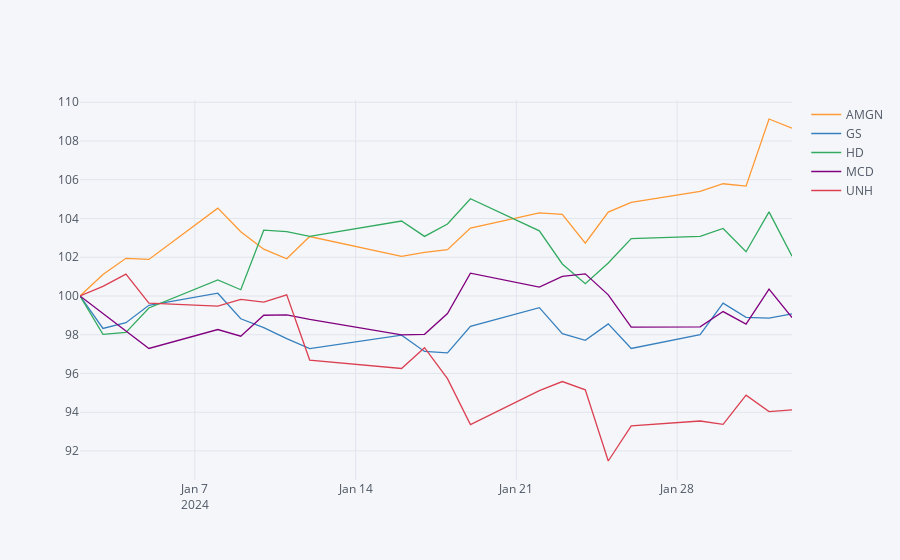

Source (notebook cell):
### Code cell
# Normalized plot
df4.normalize().iplot()

### Figure 1 — Plotly figure (JSON) as saved in the notebook; plotly's stock layout.template omitted (floating-point values rounded to 4 significant figures)
{"data": [{"line": {"color": "rgba(255, 153, 51, 1.0)", "dash": "solid", "shape": "linear", "width": 1.3}, "mode": "lines", "name": "AMGN", "text": "", "type": "scatter", "x": ["2024-01-02", "2024-01-03", "2024-01-04", "2024-01-05", "2024-01-08", "2024-01-09", "2024-01-10", "2024-01-11", "2024-01-12", "2024-01-16", "2024-01-17", "2024-01-18", "2024-01-19", "2024-01-22", "2024-01-23", "2024-01-24", "2024-01-25", "2024-01-26", "2024-01-29", "2024-01-30", "2024-01-31", "2024-02-01", "2024-02-02"], "y": [100, 101.1, 101.9, 101.9, 104.5, 103.3, 102.4, 101.9, 103.1, 102.0, 102.2, 102.4, 103.5, 104.3, 104.2, 102.7, 104.3, 104.8, 105.4, 105.8, 105.7, 109.1, 108.7]}, {"line": {"color": "rgba(55, 128, 191, 1.0)", "dash": "solid", "shape": "linear", "width": 1.3}, "mode": "lines", "name": "GS", "text": "", "type": "scatter", "x": ["2024-01-02", "2024-01-03", "2024-01-04", "2024-01-05", "2024-01-08", "2024-01-09", "2024-01-10", "2024-01-11", "2024-01-12", "2024-01-16", "2024-01-17", "2024-01-18", "2024-01-19", "2024-01-22", "2024-01-23", "2024-01-24", "2024-01-25", "2024-01-26", "2024-01-29", "2024-01-30", "2024-01-31", "2024-02-01", "2024-02-02"], "y": [100, 98.32, 98.62, 99.52, 100.1, 98.83, 98.37, 97.8, 97.28, 97.98, 97.14, 97.07, 98.43, 99.4, 98.06, 97.71, 98.56, 97.29, 98.01, 99.63, 98.9, 98.85, 99.08]}, {"line": {"color": "rgba(50, 171, 96, 1.0)", "dash": "solid", "shape": "linear", "width": 1.3}, "mode": "lines", "name": "HD", "text": "", "type": "scatter", "x": ["2024-01-02", "2024-01-03", "2024-01-04", "2024-01-05", "2024-01-08", "2024-01-09", "2024-01-10", "2024-01-11", "2024-01-12", "2024-01-16", "2024-01-17", "2024-01-18", "2024-01-19", "2024-01-22", "2024-01-23", "2024-01-24", "2024-01-25", "2024-01-26", "2024-01-29", "2024-01-30", "2024-01-31", "2024-02-01", "2024-02-02"], "y": [100, 98.02, 98.12, 99.38, 100.8, 100.3, 103.4, 103.3, 103.1, 103.9, 103.1, 103.7, 105.0, 103.4, 101.7, 100.6, 101.7, 103.0, 103.1, 103.5, 102.3, 104.3, 102.1]}, {"line": {"color": "rgba(128, 0, 128, 1.0)", "dash": "solid", "shape": "linear", "width": 1.3}, "mode": "lines", "name": "MCD", "text": "", "type": "scatter", "x": ["2024-01-02", "2024-01-03", "2024-01-04", "2024-01-05", "2024-01-08", "2024-01-09", "2024-01-10", "2024-01-11", "2024-01-12", "2024-01-16", "2024-01-17", "2024-01-18", "2024-01-19", "2024-01-22", "2024-01-23", "2024-01-24", "2024-01-25", "2024-01-26", "2024-01-29", "2024-01-30", "2024-01-31", "2024-02-01", "2024-02-02"], "y": [100, 99.11, 98.22, 97.29, 98.27, 97.92, 99.01, 99.03, 98.8, 98.0, 98.02, 99.1, 101.2, 100.5, 101.0, 101.1, 100.1, 98.39, 98.41, 99.2, 98.55, 100.4, 98.88]}, {"line": {"color": "rgba(219, 64, 82, 1.0)", "dash": "solid", "shape": "linear", "width": 1.3}, "mode": "lines", "name": "UNH", "text": "", "type": "scatter", "x": ["2024-01-02", "2024-01-03", "2024-01-04", "2024-01-05", "2024-01-08", "2024-01-09", "2024-01-10", "2024-01-11", "2024-01-12", "2024-01-16", "2024-01-17", "2024-01-18", "2024-01-19", "2024-01-22", "2024-01-23", "2024-01-24", "2024-01-25", "2024-01-26", "2024-01-29", "2024-01-30", "2024-01-31", "2024-02-01", "2024-02-02"], "y": [100, 100.5, 101.1, 99.64, 99.48, 99.82, 99.68, 100.1, 96.69, 96.26, 97.33, 95.74, 93.37, 95.11, 95.58, 95.16, 91.48, 93.3, 93.55, 93.38, 94.88, 94.03, 94.12]}], "layout": {"legend": {"bgcolor": "#F5F6F9", "font": {"color": "#4D5663"}}, "paper_bgcolor": "#F5F6F9", "plot_bgcolor": "#F5F6F9", "title": {"font": {"color": "#4D5663"}}, "xaxis": {"gridcolor": "#E1E5ED", "showgrid": true, "tickfont": {"color": "#4D5663"}, "title": {"font": {"color": "#4D5663"}, "text": ""}, "zerolinecolor": "#E1E5ED"}, "yaxis": {"gridcolor": "#E1E5ED", "showgrid": true, "tickfont": {"color": "#4D5663"}, "title": {"font": {"color": "#4D5663"}, "text": ""}, "zerolinecolor": "#E1E5ED"}}}
